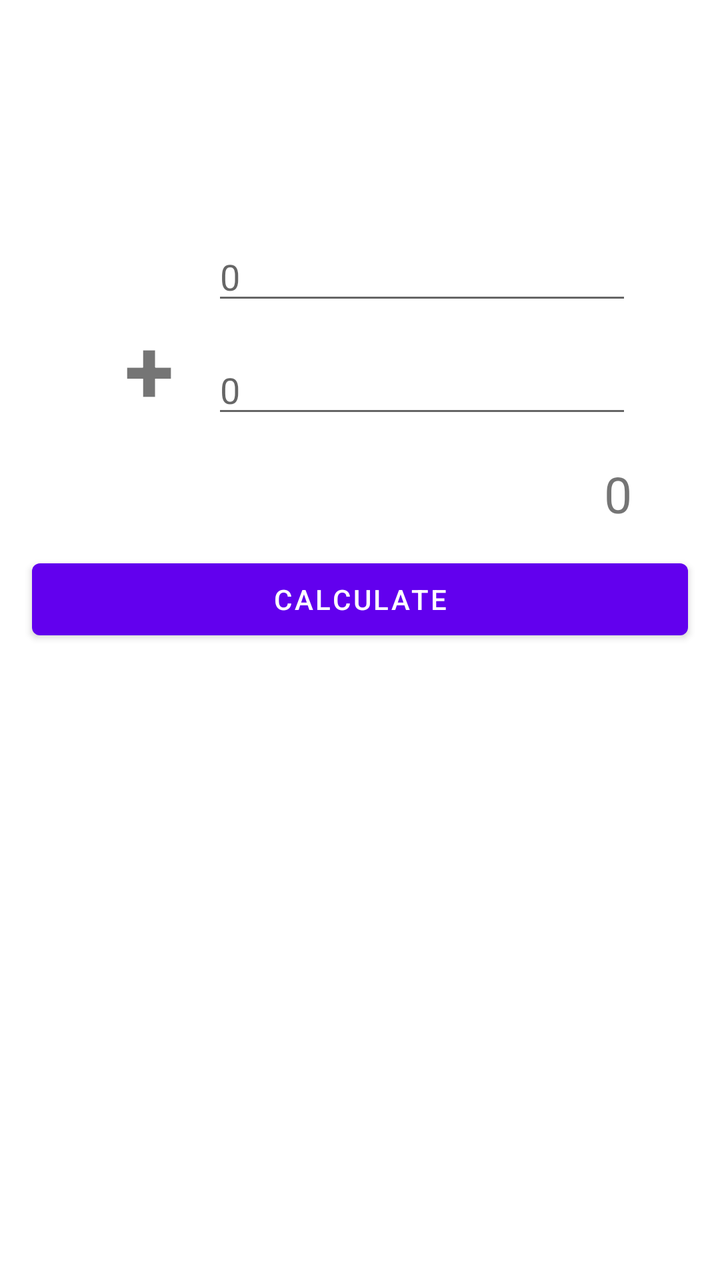
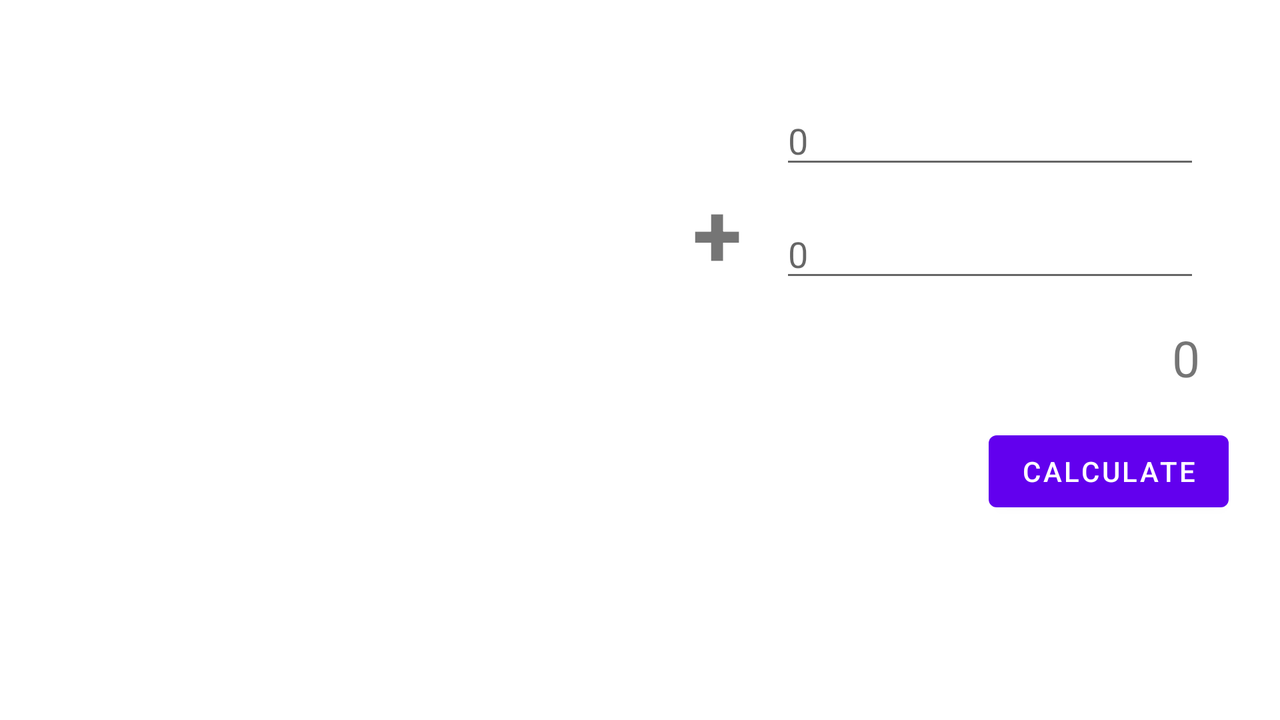

Two renders of one Android screen. The first uses the default layout on a phone; the second uses the alternative layout the repository ships for a different screen configuration, on a matching device. The two XML files are below.
<!-- AndroidManifest.xml: application theme Theme.CasoPractico -->
<!-- res/layout/activity_operation.xml -->
<?xml version="1.0" encoding="utf-8"?>
<androidx.constraintlayout.widget.ConstraintLayout xmlns:android="http://schemas.android.com/apk/res/android"
    xmlns:app="http://schemas.android.com/apk/res-auto"
    xmlns:tools="http://schemas.android.com/tools"
    android:layout_width="match_parent"
    android:layout_height="match_parent"
    tools:context=".OperationActivity">

    <EditText
        android:id="@+id/value2"
        android:layout_width="wrap_content"
        android:layout_height="wrap_content"
        android:ems="10"
        android:hint="@string/zero"
        android:inputType="number|numberDecimal|numberSigned"
        app:layout_constraintBottom_toBottomOf="@+id/tv_operation"
        app:layout_constraintStart_toStartOf="@+id/value1"
        android:importantForAutofill="no" />

    <EditText
        android:id="@+id/value1"
        android:layout_width="wrap_content"
        android:layout_height="wrap_content"
        android:layout_marginTop="116dp"
        android:layout_marginEnd="44dp"
        android:hint="@string/zero"
        android:ems="10"
        android:inputType="number|numberDecimal|numberSigned"
        app:layout_constraintEnd_toEndOf="parent"
        app:layout_constraintTop_toTopOf="parent"
        android:importantForAutofill="no" />

    <TextView
        android:id="@+id/tv_operation"
        android:layout_width="wrap_content"
        android:layout_height="wrap_content"
        android:layout_marginTop="38dp"
        android:layout_marginEnd="19dp"
        android:textSize="45sp"
        android:textStyle="bold"
        app:layout_constraintEnd_toStartOf="@+id/value1"
        app:layout_constraintTop_toTopOf="@+id/value1"
        tools:text="+" />

    <TextView
        android:id="@+id/result"
        android:layout_width="wrap_content"
        android:layout_height="wrap_content"
        android:layout_marginTop="16dp"
        android:text="@string/zero"
        android:textSize="25sp"
        app:layout_constraintEnd_toEndOf="@+id/value2"
        app:layout_constraintTop_toBottomOf="@+id/value2" />

    <Button
        android:id="@+id/btn_calculate"
        android:layout_width="0dp"
        android:layout_height="wrap_content"
        android:layout_marginStart="16dp"
        android:layout_marginTop="12dp"
        android:layout_marginEnd="16dp"
        android:text="@string/calculate"
        app:layout_constraintEnd_toEndOf="parent"
        app:layout_constraintHorizontal_bias="1.0"
        app:layout_constraintStart_toStartOf="parent"
        app:layout_constraintTop_toBottomOf="@+id/result" />

    <Button
        android:id="@+id/btn_new"
        android:layout_width="wrap_content"
        android:layout_height="wrap_content"
        android:layout_marginEnd="16dp"
        android:text="@string/newx"
        android:visibility="gone"
        app:layout_constraintBottom_toBottomOf="@+id/btn_exit"
        app:layout_constraintEnd_toEndOf="parent" />

    <Button
        android:id="@+id/btn_exit"
        android:layout_width="wrap_content"
        android:layout_height="wrap_content"
        android:layout_marginStart="16dp"
        android:layout_marginTop="20dp"
        android:text="@string/exit"
        android:visibility="gone"
        app:layout_constraintStart_toStartOf="parent"
        app:layout_constraintTop_toTopOf="@+id/guideline2" />

    <androidx.constraintlayout.widget.Guideline
        android:id="@+id/guideline2"
        android:layout_width="wrap_content"
        android:layout_height="wrap_content"
        android:orientation="horizontal"
        app:layout_constraintGuide_begin="28dp" />

</androidx.constraintlayout.widget.ConstraintLayout>
<!-- resources referenced by this layout -->
<resources>
  <string name="calculate">Calculate</string>
  <string name="exit">Exit</string>
  <string name="newx">New Operation</string>
  <string name="zero" translatable="false">0</string>
  <style name="Theme.CasoPractico" parent="Theme.MaterialComponents.DayNight.DarkActionBar">
          
          <item name="colorPrimary">@color/purple_500</item>
          <item name="colorPrimaryVariant">@color/purple_700</item>
          <item name="colorOnPrimary">@color/white</item>
          
          <item name="colorSecondary">@color/teal_200</item>
          <item name="colorSecondaryVariant">@color/teal_700</item>
          <item name="colorOnSecondary">@color/black</item>
          
          <item name="android:statusBarColor" tools:targetApi="l">?attr/colorPrimaryVariant</item>
          
      </style>
</resources>
<!-- res/layout-land/activity_operation.xml (the repository's variant of the layout above) -->
<!-- drawn on the phone turned sideways -->
<?xml version="1.0" encoding="utf-8"?>
<androidx.constraintlayout.widget.ConstraintLayout xmlns:android="http://schemas.android.com/apk/res/android"
    xmlns:app="http://schemas.android.com/apk/res-auto"
    xmlns:tools="http://schemas.android.com/tools"
    android:layout_width="match_parent"
    android:layout_height="match_parent"
    tools:context=".OperationActivity">

    <EditText
        android:id="@+id/value2"
        android:layout_width="wrap_content"
        android:layout_height="wrap_content"
        android:ems="10"
        android:hint="@string/zero"
        android:inputType="number|numberDecimal|numberSigned"
        app:layout_constraintBottom_toBottomOf="@+id/tv_operation"
        app:layout_constraintStart_toStartOf="@+id/value1"
        android:importantForAutofill="no" />

    <EditText
        android:id="@+id/value1"
        android:layout_width="wrap_content"
        android:layout_height="wrap_content"
        android:layout_marginTop="48dp"
        android:layout_marginEnd="40dp"
        android:ems="10"
        android:hint="@string/zero"
        android:inputType="number|numberDecimal|numberSigned"
        app:layout_constraintEnd_toEndOf="parent"
        app:layout_constraintTop_toTopOf="parent"
        android:importantForAutofill="no" />

    <TextView
        android:id="@+id/tv_operation"
        android:layout_width="wrap_content"
        android:layout_height="wrap_content"
        android:layout_marginTop="38dp"
        android:layout_marginEnd="19dp"
        android:textSize="45sp"
        android:textStyle="bold"
        app:layout_constraintEnd_toStartOf="@+id/value1"
        app:layout_constraintTop_toTopOf="@+id/value1"
        tools:text="+" />

    <TextView
        android:id="@+id/result"
        android:layout_width="wrap_content"
        android:layout_height="wrap_content"
        android:layout_marginTop="16dp"
        android:text="@string/zero"
        android:textSize="25sp"
        app:layout_constraintEnd_toEndOf="@+id/value2"
        app:layout_constraintTop_toBottomOf="@+id/value2" />

    <Button
        android:id="@+id/btn_calculate"
        android:layout_width="wrap_content"
        android:layout_height="wrap_content"
        android:layout_marginStart="500dp"
        android:layout_marginTop="16dp"
        android:layout_marginEnd="40dp"
        android:text="@string/calculate"
        app:layout_constraintEnd_toEndOf="parent"
        app:layout_constraintHorizontal_bias="0.291"
        app:layout_constraintStart_toStartOf="parent"
        app:layout_constraintTop_toBottomOf="@+id/result" />

    <Button
        android:id="@+id/btn_new"
        android:layout_width="wrap_content"
        android:layout_height="wrap_content"
        android:layout_marginStart="46dp"
        android:layout_marginTop="40dp"
        android:text="@string/newx"
        android:visibility="gone"
        app:layout_constraintStart_toStartOf="parent"
        app:layout_constraintTop_toBottomOf="@+id/btn_exit" />

    <Button
        android:id="@+id/btn_exit"
        android:layout_width="wrap_content"
        android:layout_height="wrap_content"
        android:layout_marginStart="80dp"
        android:layout_marginTop="72dp"
        android:text="@string/exit"
        android:visibility="gone"
        app:layout_constraintStart_toStartOf="parent"
        app:layout_constraintTop_toTopOf="parent" />

</androidx.constraintlayout.widget.ConstraintLayout>
